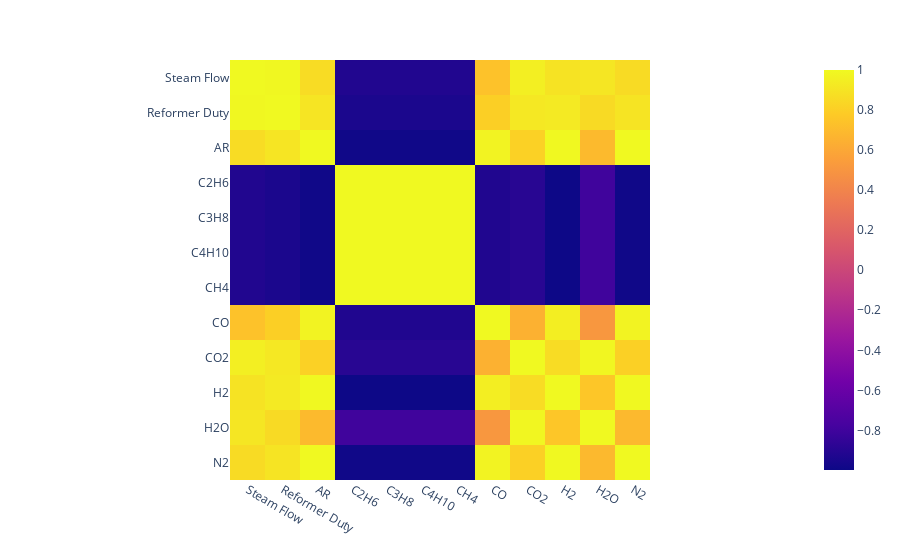

The notebook cell saved with this chart:
### Code cell
import plotly.express as px
fig=px.imshow(heat_map_data)

fig.show()

### Figure 1 — Plotly figure (JSON) as saved in the notebook; plotly's stock layout.template omitted (floating-point values rounded to 4 significant figures; data arrays with more than 128 entries replaced by an {"elided": "..."} marker saying what was removed)
{"data": [{"coloraxis": "coloraxis", "hovertemplate": "x: %{x}<br>y: %{y}<br>color: %{z}<extra></extra>", "name": "0", "type": "heatmap", "x": ["Steam Flow", "Reformer Duty", "AR", "C2H6", "C3H8", "C4H10", "CH4", "CO", "CO2", "H2", "H2O", "N2"], "xaxis": "x", "y": ["Steam Flow", "Reformer Duty", "AR", "C2H6", "C3H8", "C4H10", "CH4", "CO", "CO2", "H2", "H2O", "N2"], "yaxis": "y", "z": {"elided": "12x12 float values"}}], "layout": {"coloraxis": {"colorscale": [[0, "#0d0887"], [0.1111, "#46039f"], [0.2222, "#7201a8"], [0.3333, "#9c179e"], [0.4444, "#bd3786"], [0.5556, "#d8576b"], [0.6667, "#ed7953"], [0.7778, "#fb9f3a"], [0.8889, "#fdca26"], [1, "#f0f921"]]}, "margin": {"t": 60}, "xaxis": {"anchor": "y", "constrain": "domain", "domain": [0, 1], "scaleanchor": "y"}, "yaxis": {"anchor": "x", "autorange": "reversed", "constrain": "domain", "domain": [0, 1]}}}
